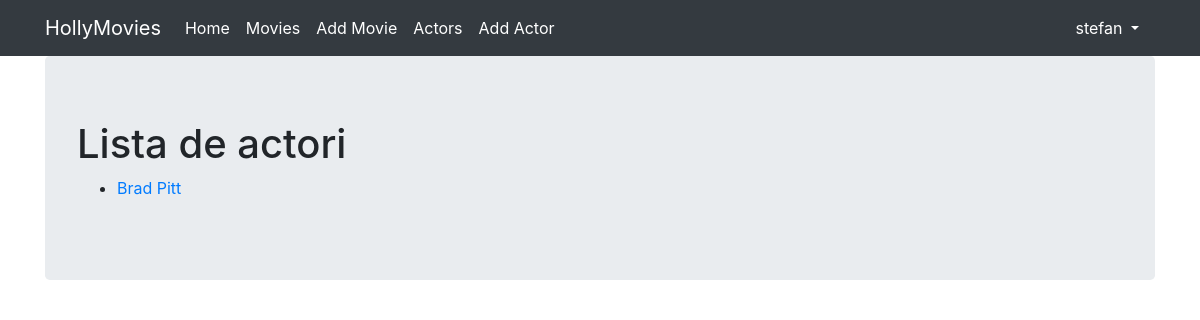
The page /actors/ (signed in) on the database as committed earlier.
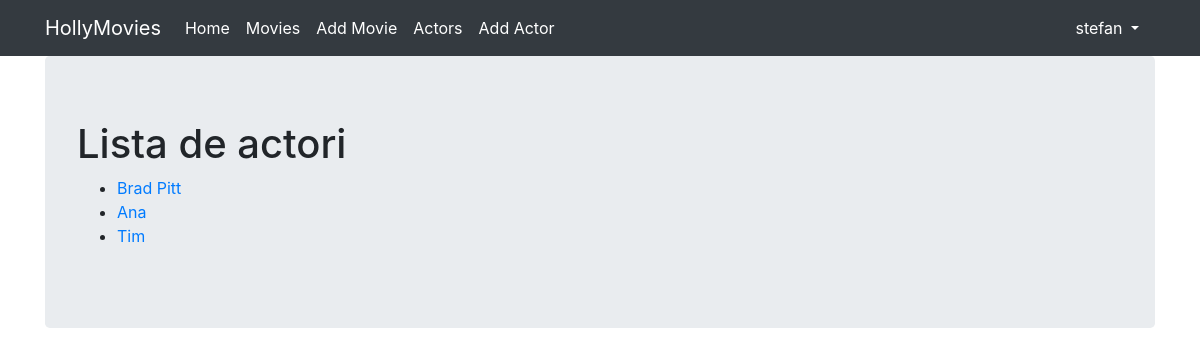
The same page on the database as committed later.
### viewer/models.py (models this page shows, shortened)
class Actor(models.Model):
    name = CharField(max_length=128)
    description = TextField()
    date_of_birth = DateField()

### viewer/views.py (the view)
# urls.py: path('actors/', ActorsView.as_view(), name='actors'),
class ActorsView(StaffRequiredMixin, ListView):
    template_name = 'actors.html'
    model = Actor

### viewer/views.py (called while the page is built)
    def test_func(self):
        return self.request.user.is_staff

### viewer/templates/actors.html
{% extends 'base.html' %}
{% block content %}
    <h1>Lista de actori</h1>
    <ul>
    {% for actor in object_list %}
        <li>
            <a href="{% url 'actors_detail' actor.pk %}">
                {{ actor.name }}
            </a>
        </li>
    {% endfor %}
    </ul>
{% endblock %}

Rows that differ between the two databases and show on the page:
added Actor: name "Ana"
added Actor: name "Tim"
